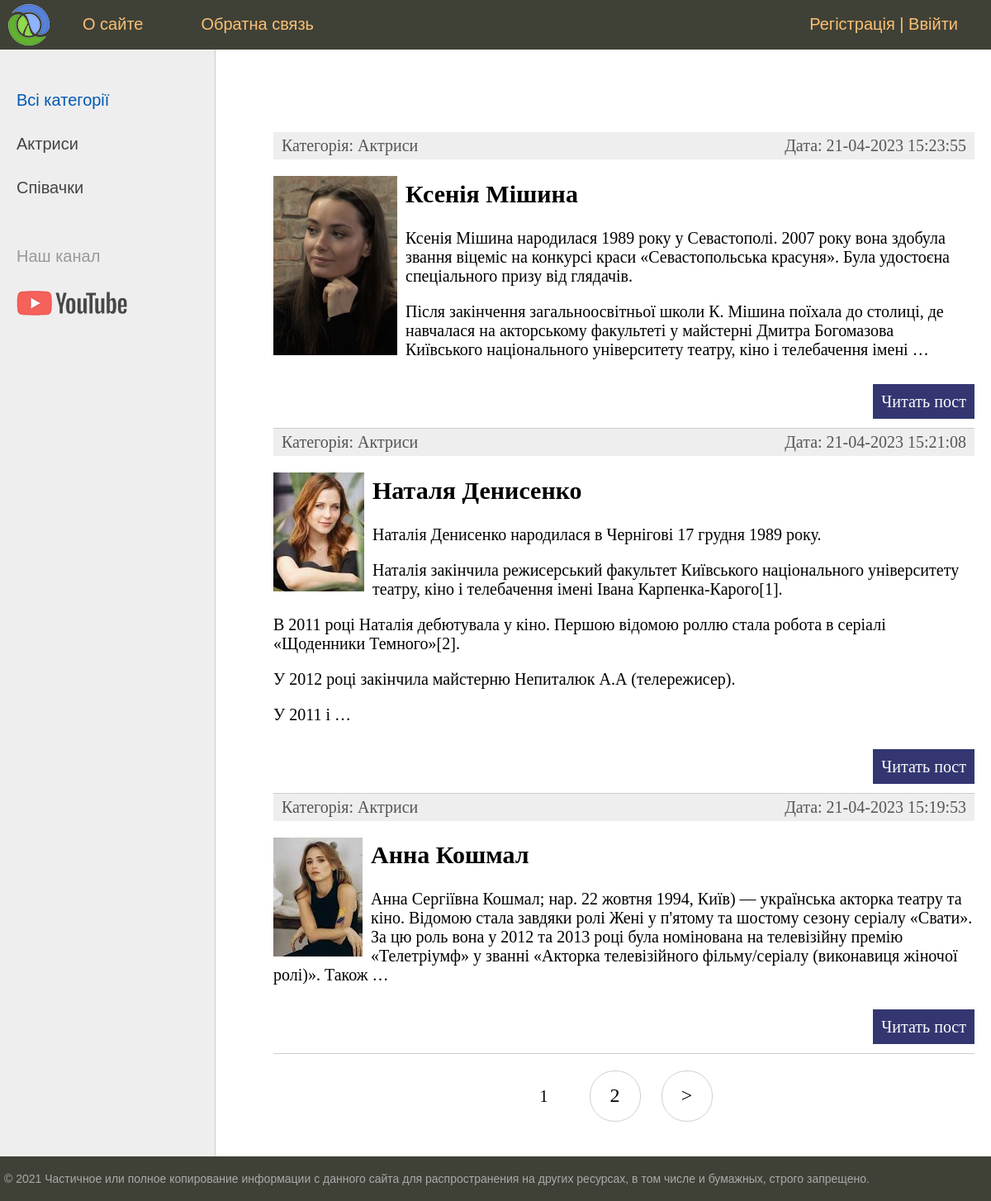
The page / on the database its author committed.
### women/models.py (models this page shows)
class Category(models.Model):
    name = models.CharField(max_length=100, db_index=True, verbose_name='категорія')
    slug = models.SlugField(max_length=255, unique=True, db_index=True, verbose_name='URL')
    def __str__(self):
        return self.name
    def get_absolute_url(self):
        return reverse('category', kwargs={'cat_slug': self.slug})
    class Meta:
        verbose_name = 'Категорії'
        verbose_name_plural = 'Категорії'

class Women(models.Model):
    title = models.CharField(max_length=255, verbose_name='Назва')
    slug = models.SlugField(max_length=255, unique=True, db_index=True, verbose_name='URL')
    content = models.TextField(blank=True, verbose_name='Опис')
    photo = models.ImageField(upload_to="photo/%Y/%m/%d", verbose_name='фото')
    time_create = models.DateTimeField(auto_now_add=True, verbose_name='Час опублікування')
    time_update = models.DateTimeField(auto_now=True, verbose_name='чвс оновлення')
    is_published = models.BooleanField(default=True, verbose_name='Публікування')
    cat = models.ForeignKey('Category', on_delete=models.PROTECT, verbose_name='категорія')
    def get_absolute_url(self):
        return reverse('post', kwargs={'post_slug': self.slug})
    class Meta:
        verbose_name = 'Відомі жінки'
        verbose_name_plural = 'Відомі жінки'
        ordering = ['-time_create', 'title']

### women/views.py (the view)
# urls.py: path('', cache_page(60)(WomenHome.as_view()), name='home'),
class WomenHome(DataMixin, ListView):
    model = Women
    template_name = 'women/index.html'
    context_object_name = 'posts'
    def get_context_data(self, *, object_list=None, **kwargs):
        context = super().get_context_data(**kwargs)
        c_def = self.get_user_context(title='Головна сторінка')
        return dict(list(context.items()) + list(c_def.items()))
    def get_queryset(self):# метод який показує що треба читати з бази даних
        return Women.objects.filter(is_published=True).select_related('cat')

### women/utils.py (called while the page is built)
    def get_user_context(self, **kwargs):
        context = kwargs
        cats = Category.objects.annotate(Count('women'))
        user_menu = menu.copy()
        if not self.request.user.is_authenticated:
            user_menu.pop(1)
        context['menu'] = user_menu
        context['cats'] = cats
        if 'cat_selected' not in context:
            context['cat_selected'] = 0
        return context

### women/templates/women/index.html (shortened to what this page needs)
{% extends 'women/base.html' %}
{% block content %}
<ul class="list-articles">
	{% for p in posts %}
			<li><div class="article-panel">
                <p class="first">Категорія: {{ p.cat }}</p>
                <p class="last">Дата: {{ p.time_update|date:"d-m-Y H:i:s" }}</p>
            </div>
{% if p.photo %}
            <p><img class="img-article-left thumb" src="{{ p.photo.url }}" </p>
{% endif %}
                <h2>{{p.title}}</h2>
	{% autoescape on %}
	{{p.content|linebreaks|truncatewords:50}}
	{% endautoescape %}
			<p class="link-read-post"><a href="{{ p.get_absolute_url }}">Читать пост</a></p>
			</li>
	{% endfor %}
</ul>
{% endblock %}

### women/templates/women/base.html (shortened to what this page needs)
{% load static %}
{% load women_tags %}
<!DOCTYPE html>
<html>
<head>
	<link type="text/css" href="{% static 'women/css/styles.css' %}" rel="stylesheet" />
</head>
<body>
<table class="table-page" border=0 cellpadding="0" cellspacing="0">
<tr><td valign=top>
{% block mainmenu %}
		<div class="header">
			<ul id="mainmenu" class="mainmenu">
			<li class="logo"><a href="{% url 'home' %}"><div class="logo"></div></a></li>
{% for m in menu %}
			<li><a href="{% url m.url_name %}">{{m.title}}</a></li>
{% endfor %}
                {% if request.user.is_authenticated %}
                <li class="last">{{ user.username }} | <a href="{% url 'logout' %}">Вийти</a></li>
                {% else %}
                <li class="last"><a href="{% url 'register' %}">Регістрація</a> | <a href="{% url 'login' %}">Ввійти</a></li>
                {% endif %}
			</ul>
		</div>
{% endblock mainmenu %}
<table class="table-content" border=0 cellpadding="0" cellspacing="0">
<tr>
	<td valign="top" class="left-chapters">
	<ul id="leftchapters">
        {% if cat_selected == 0 %}
        <li class="selected">Всі категорії</li>
        {% else %}
        <li><a href="{% url 'home' %}">Всі категорії</a> </li>
        {% endif %}
{% for c in cats %}
{% if c.women__count > 0 %}
    {% if c.pk == cat_selected %}
        <li class="selected">{{ c.name }}</li>
    {% else %}
        <li><a href="{{ c.get_absolute_url }}">{{ c.name }}</a> </li>
	{% endif %}
{% endif %}
{% endfor %}
        <li class="share">
		<p>Наш канал</p>
		<a class="share-yt" href="https://www.youtube.com/channel/UClJzWfGWuGJL2t-3dYKcHTA/playlists" target="_blank" rel="nofollow"></a>
		</li>
	</ul>
</td>
<td valign="top" class="content">
	<div class="content-text">
{% block content %}
{% endblock %}
{% if page_obj.has_other_pages %}
<nav class="list-pages">
    <ul>
        {% for p in paginator.page_range %}
        {% if page_obj.number == p %}
        <li class="page-num page-num-selected">{{ p }}</li>
        {% elif p >= page_obj.number|add:-2 and p <= page_obj.number|add:2%}
        <li class="page-num">
            <a href="?page={{ p }}">{{ p }}</a>
        </li>
        {% endif %}
        {% endfor %}
{% if page_obj.has_next %}
<li class="page-num">
    <a href="?page={{ page_obj.next_page_number }}">&gt;</a>
</li>
{% endif %}
    </ul>
</nav>
{% endif %}
	</div>
</td></tr></table>
</td></tr>
<tr><td valign=top>
	<div id="footer">
		<p>&copy; 2021 Частичное или полное копирование информации с данного сайта для распространения на других ресурсах, в том числе и бумажных, строго запрещено.</p>
	</div>
</td></tr></table>
</body>
</html>

### women/static/women/css/styles.css (style rules this page uses)
html, body { font-family: 'Arial'; margin: 0; padding: 0; height: 100%; width: 100%; color: #444; }
a { color: #0059b2; text-decoration: none; }
img { max-width: 600px; height: auto; }
img.img-article-left { max-width: 300px; height: auto; float: left; padding: 0 10px 10px 0; }
img.img-article-left.thumb { max-width: 150px; height: auto; }
p.link-read-post { text-align: right; }
p.link-read-post a { padding: 10px; min-width: 100px; background: #333671; color: #fff; text-decoration: none; }
div.article-panel { background: #eee; padding: 5px 10px 5px 10px; box-sizing: border-box; overflow: hidden; color: #555; }
div.article-panel p.first { margin: 0; float: left; }
div.article-panel p.last { margin: 0; float: right; }
ul.list-articles { list-style: none; margin: 0; padding: 0; }
ul.list-articles li { border-bottom: 1px solid #ccc; }
.table-page { width: 100%; height: 100%; vertical-align: top; }
.table-page tr { height: 100%; }
.header { background: #3F4137; height: 60px; }
.logo { background: url('../images/logo.png') no-repeat 10px 5px; width: 70px; height: 60px; }
ul.mainmenu { list-style: none; margin: 0; padding: 0; height: 60px; color: #fdc073; font-size: 20px; overflow: hidden; }
ul.mainmenu li { float: left; margin: 18px 40px 0 30px; }
ul.mainmenu li.logo { margin: 0; }
ul.mainmenu li.last { float: right; }
ul.mainmenu li a { color: #fdc073; text-decoration: none; }
.table-content { width: 100%; min-height: 100%; height: 100%; }
.left-chapters { margin: 0; background: #eee; border-right: 1px solid #ccc; min-height: 100%; }
.left-chapters ul { width: 230px; min-height: 100%; margin: 0; padding: 20px 10px 10px 20px; list-style: none; font-size: 20px; }
.left-chapters ul li { margin: 30px 0 0 0; color: #999; }
.left-chapters ul li.selected { color: #0059b2; }
.left-chapters ul li a { color: #444; text-decoration: none; }
.left-chapters ul li.share { margin: 60px 0 0 0; }
.left-chapters ul li.share p { margin: 30px 0 30px 0; }
.left-chapters ul li.share a { display: inline-block; width: 40px; height: 40px; margin: 0 20px 0 0; }
.left-chapters ul li.share a.share-yt { width: 100%; height: 30px; background: url('../images/share_yt.png') no-repeat 0 0 }
.content { padding: 40px 20px 20px 40px; width: 100%; box-sizing: border-box; }
.content-text { margin: 60px 0 0 30px; color: #000; font-size: 20px; font-family: Yandex Sans Display Light; }
#footer { box-sizing: border-box; background: #3F4137; padding: 5px; color: #aaa; font-size: 14px; font-family: Verdana, Geneva, Arial, Helvetica; text-align: left; overflow: hidden; }
.list-pages { text-align: center; margin: 0 0 20px 0; }
.list-pages ul { margin: 20px 0 0 0; padding: 0; list-style: none; }
.list-pages ul li { display: inline-block; margin: 0 20px 0 0; }
.list-pages a { color: #000; font-size: 24px; text-decoration: none; }
.list-pages .page-num, .page-num-selected { display: inline-block; width: 60px; height: 44px; padding: 16px 0 0 0; border: 1px solid #d0d0d0; border-radius: 30px; }
.list-pages .page-num-selected { border: none; color: #000; font-size: 20px; }

### rows shown on the page
Category: name "Актриси"
Category: name "Співачки"
Women: cat "Актриси", time_update "21-04-2023 15:23:55", photo (picture), title "Ксенія Мішина", content "Ксенія Мішина народилася 1989 року у Севастополі. 2007 року вона здобула звання віцеміс на конкурсі краси «Севастопольська красуня». Була удостоєна спеціального призу від глядачів. Після закінчення загальноосвітньої школи К. Мішина поїхала до столиці, де навчалася на акторському факультеті у майстерні Дмитра Богомазова Київського національного університету театру, кіно і телебачення імені …"
Women: cat "Актриси", time_update "21-04-2023 15:21:08", photo (picture), title "Наталя Денисенко", content "Наталія Денисенко народилася в Чернігові 17 грудня 1989 року. Наталія закінчила режисерський факультет Київського національного університету театру, кіно і телебачення імені Івана Карпенка-Карого[1]. В 2011 році Наталія дебютувала у кіно. Першою відомою роллю стала робота в серіалі «Щоденники Темного»[2]. У 2012 році закінчила майстерню Непиталюк А.А (телережисер). У 2011 і …"
Women: cat "Актриси", time_update "21-04-2023 15:19:53", photo (picture), title "Анна Кошмал", content "Анна Сергіївна Кошмал; нар. 22 жовтня 1994, Київ) — українська акторка театру та кіно. Відомою стала завдяки ролі Жені у п'ятому та шостому сезону серіалу «Свати». За цю роль вона у 2012 та 2013 році була номінована на телевізійну премію «Телетріумф» у званні «Акторка телевізійного фільму/серіалу (виконавиця жіночої ролі)». Також …"

### other values the page prints
{{ m.title }} "О сайте" "Обратна связь"
{{ p }} "1"
{{ p }} "2"
